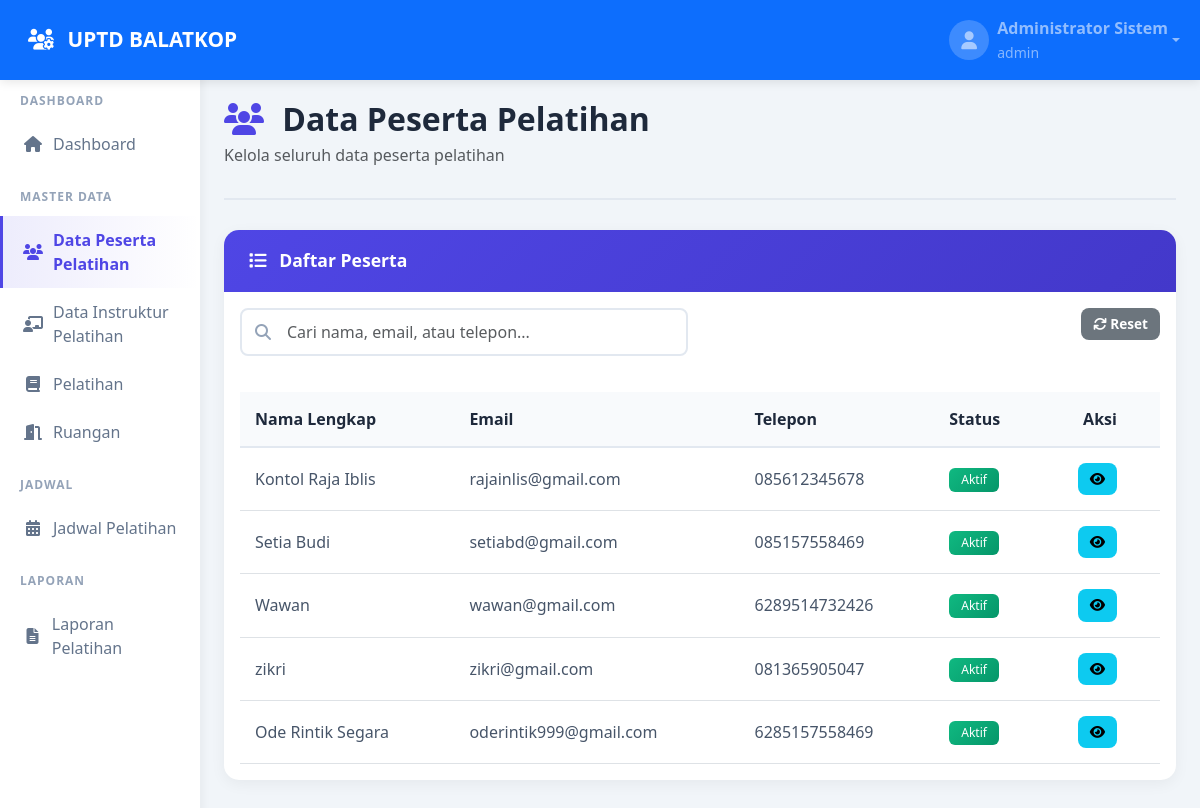
/Admin/peserta.php (signed in), run on the app's committed database.
### tables this page shows
CREATE TABLE `peserta` (
  `id` int(11) NOT NULL,
  `nama_lengkap` varchar(100) NOT NULL,
  `email` varchar(100) DEFAULT NULL,
  `telepon` varchar(20) DEFAULT NULL,
  `tanggal_lahir` date DEFAULT NULL,
  `file_ktp` varchar(255) DEFAULT NULL,
  `file_kk` varchar(255) DEFAULT NULL,
  `pelatihan_id` int(11) DEFAULT NULL,
  `status` enum('Aktif','Tidak Aktif') DEFAULT 'Aktif',
  `created_at` timestamp NULL DEFAULT current_timestamp(),
  `user_id` int(11) DEFAULT NULL
);

### Admin/peserta.php (the view, shortened to what this page needs)
<?php
$conn = getConnection();
$search = isset($_GET['search']) ? clean_input($_GET['search']) : '';
$where_clause = $search
    ? "WHERE p.nama_lengkap LIKE '%$search%'
       OR p.email LIKE '%$search%'
       OR p.telepon LIKE '%$search%'"
    : '';
$query = "
SELECT
    p.*,
    GROUP_CONCAT(pl.nama_pelatihan SEPARATOR ', ') AS nama_pelatihan
FROM peserta p
LEFT JOIN riwayat_peserta rp ON rp.peserta_id = p.id
LEFT JOIN pelatihan pl ON pl.id = rp.pelatihan_id
$where_clause
GROUP BY p.id
ORDER BY p.created_at DESC
";
$peserta = $conn->query($query);
?>
<!DOCTYPE html>
<html lang="id">
<head>
    <link href="https://cdn.jsdelivr.net/npm/bootstrap@5.3.0/dist/css/bootstrap.min.css" rel="stylesheet">
    <link rel="stylesheet" href="https://cdnjs.cloudflare.com/ajax/libs/font-awesome/6.4.0/css/all.min.css">
    <link rel="stylesheet" href="../assets/css/style.css">
</head>
<body>
    <?php include '../includes/navbar.php'; ?>
    <div class="container-fluid">
        <div class="row">
            <?php include '../includes/sidebar.php'; ?>
            <main class="col-md-9 ms-sm-auto col-lg-10 px-md-4 main-content">
                <div class="page-header">
                    <h1><i class="fas fa-users"></i> Data Peserta Pelatihan</h1>
                    <p class="text-muted">Kelola seluruh data peserta pelatihan</p>
                </div>
                <div class="content-card">
                    <div class="card-header d-flex justify-content-between align-items-center">
                        <h5><i class="fas fa-list"></i> Daftar Peserta</h5>
                    </div>
                    <div class="p-3">
                        <div class="row mb-3">
                            <div class="col-md-6">
                                <form method="GET" class="search-box">
                                    <i class="fas fa-search"></i>
                                    <input type="text" class="form-control" name="search"
                                        placeholder="Cari nama, email, atau telepon..."
                                        value="<?php echo $search; ?>">
                                </form>
                            </div>
                            <div class="col-md-6 text-end">
                                <a href="peserta.php" class="btn btn-secondary btn-sm">
                                    <i class="fas fa-refresh"></i> Reset
                                </a>
                            </div>
                        </div>
                        <div class="table-responsive">
                            <table class="table table-hover">
                                <thead>
                                    <tr>
                                        <th>Nama Lengkap</th>
                                        <th>Email</th>
                                        <th>Telepon</th>
                                        <th>Status</th>
                                        <th width="120" class="text-center">Aksi</th>
                                    </tr>
                                </thead>
                                <tbody>
                                    <?php if ($peserta->num_rows > 0): ?>
                                        <?php while ($row = $peserta->fetch_assoc()): ?>
                                            <tr>
                                                <td>
                                                    <div class="d-flex align-items-center">
                                                        <?php echo $row['nama_lengkap']; ?>
                                                    </div>
                                                </td>
                                                <td><?php echo $row['email'] ?? '-'; ?></td>
                                                <td><?php echo $row['telepon'] ?? '-'; ?></td>
                                                <td>
                                                    <span class="badge badge-<?php echo $row['status'] == 'Aktif' ? 'success' : 'danger'; ?>">
                                                        <?php echo $row['status']; ?>
                                                    </span>
                                                </td>
                                                <td class="text-center action-buttons">
                                                    <button class="btn btn-info btn-sm"
                                                        onclick="viewPeserta(<?php echo $row['id']; ?>)">
                                                        <i class="fas fa-eye"></i>
                                                    </button>
                                                </td>
                                            </tr>
                                        <?php endwhile; ?>
                                    <?php endif; ?>
                                </tbody>
                            </table>
                        </div>
                    </div>
                </div>
            </main>
        </div>
    </div>
</body>
</html>

### assets/css/style.css (style rules this page uses)
:root { --primary: #4f46e5; --primary-dark: #4338ca; --secondary: #06b6d4; --success: #10b981; --danger: #ef4444; --warning: #f59e0b; --info: #3b82f6; --dark: #1e293b; --light: #f8fafc; --sidebar-width: 250px; }
* { margin: 0; padding: 0; box-sizing: border-box; }
body { font-family: 'Segoe UI', Tahoma, Geneva, Verdana, sans-serif; background-color: #f1f5f9; overflow-x: hidden; }
.main-content { margin-top: 20px; padding-bottom: 40px; }
.page-header { margin-bottom: 30px; padding-bottom: 15px; border-bottom: 2px solid #e2e8f0; }
.page-header h1 { font-size: 2rem; font-weight: 700; color: var(--dark); margin-bottom: 5px; }
.page-header h1 i { color: var(--primary); margin-right: 10px; }
.content-card { background: white; border-radius: 15px; box-shadow: 0 4px 15px rgba(0,0,0,0.05); margin-bottom: 30px; overflow: hidden; animation: fadeInUp 0.6s ease-out; }
.content-card .card-header { background: linear-gradient(135deg, var(--primary) 0%, var(--primary-dark) 100%); color: white; padding: 20px 25px; border: none; }
.content-card .card-header h5 { margin: 0; font-weight: 600; font-size: 1.1rem; }
.content-card .card-header i { margin-right: 8px; }
.table { margin-bottom: 0; }
.table thead th { background: #f8fafc; color: var(--dark); font-weight: 600; border-bottom: 2px solid #e2e8f0; padding: 15px; }
.table tbody td { padding: 15px; vertical-align: middle; color: #475569; }
.table-hover tbody tr { transition: all 0.3s; }
.badge { padding: 6px 12px; font-weight: 500; border-radius: 6px; }
.badge-success { background: linear-gradient(135deg, #10b981 0%, #059669 100%); }
.btn { padding: 10px 20px; border-radius: 8px; font-weight: 600; transition: all 0.3s; border: none; }
.btn-sm { padding: 6px 12px; font-size: 0.85rem; }
.form-control, .form-select { border: 2px solid #e2e8f0; border-radius: 8px; padding: 10px 15px; transition: all 0.3s; }
.search-box { position: relative; margin-bottom: 20px; }
.search-box input { padding-left: 45px; }
.search-box i { position: absolute; left: 15px; top: 50%; transform: translateY(-50%); color: #94a3b8; }
.action-buttons .btn { margin-right: 5px; }

### data on the page
peserta: nama_lengkap "Kontol Raja Iblis", email "rajainlis@gmail.com", telepon "085612345678", status "Aktif"
peserta: nama_lengkap "Setia Budi", email "setiabd@gmail.com", telepon "085157558469", status "Aktif"
peserta: nama_lengkap "Wawan", email "wawan@gmail.com", telepon "6289514732426", status "Aktif"
peserta: nama_lengkap "zikri", email "zikri@gmail.com", telepon "081365905047", status "Aktif"
peserta: nama_lengkap "Ode Rintik Segara", email "oderintik999@gmail.com", telepon "6285157558469", status "Aktif"

### other printed values
APP_NAME "UPTD BALATKOP"
$_SESSION['nama_lengkap'] "Administrator Sistem"
$_SESSION['username'] "admin"
